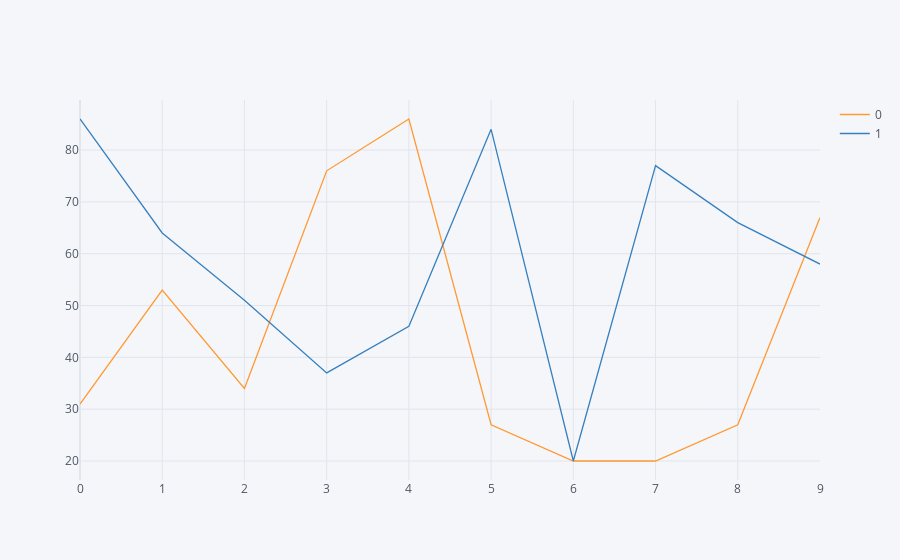

This figure's notebook cell:
### Code cell
df1.iplot()

### Figure 1 — Plotly figure (JSON) as saved in the notebook; plotly's stock layout.template omitted (floating-point values rounded to 4 significant figures)
{"data": [{"line": {"color": "rgba(255, 153, 51, 1.0)", "dash": "solid", "shape": "linear", "width": 1.3}, "mode": "lines", "name": "0", "text": "", "type": "scatter", "x": [0, 1, 2, 3, 4, 5, 6, 7, 8, 9], "y": [31, 53, 34, 76, 86, 27, 20, 20, 27, 67]}, {"line": {"color": "rgba(55, 128, 191, 1.0)", "dash": "solid", "shape": "linear", "width": 1.3}, "mode": "lines", "name": "1", "text": "", "type": "scatter", "x": [0, 1, 2, 3, 4, 5, 6, 7, 8, 9], "y": [86, 64, 51, 37, 46, 84, 20, 77, 66, 58]}], "layout": {"autosize": true, "dragmode": "zoom", "legend": {"bgcolor": "#F5F6F9", "font": {"color": "#4D5663"}}, "paper_bgcolor": "#F5F6F9", "plot_bgcolor": "#F5F6F9", "title": {"font": {"color": "#4D5663"}}, "xaxis": {"autorange": true, "gridcolor": "#E1E5ED", "range": [0, 9], "showgrid": true, "tickfont": {"color": "#4D5663"}, "title": {"font": {"color": "#4D5663"}, "text": ""}, "type": "linear", "zerolinecolor": "#E1E5ED"}, "yaxis": {"autorange": true, "gridcolor": "#E1E5ED", "range": [16.33, 89.67], "showgrid": true, "tickfont": {"color": "#4D5663"}, "title": {"font": {"color": "#4D5663"}, "text": ""}, "type": "linear", "zerolinecolor": "#E1E5ED"}}}
